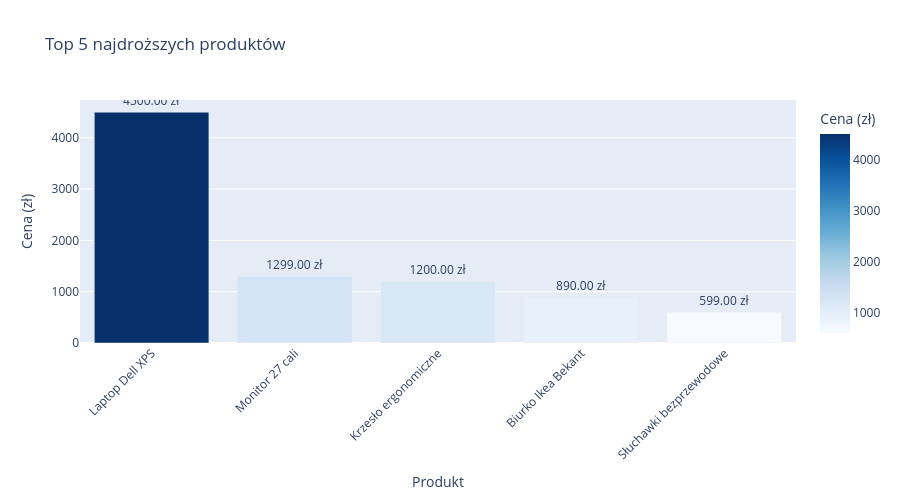

Notebook code cell kept with this figure:
### Markdown cell above
## 7. Wizualizacja w Plotly - Top 5 najdroższych produktów

Utworzymy **interaktywny wykres słupkowy** Plotly pokazujący 5 najdroższych produktów.

**Różnica vs matplotlib:**
- ✅ **Interaktywny** - hover pokazuje dokładne wartości
- ✅ Zoom, pan, save as PNG
- ✅ Ładniejszy domyślny styling
- ✅ Łatwo publikować (export do HTML)

### Code cell
# Sortuj po cenie i weź top 5
top5 = df.nlargest(5, 'cena')

# Utwórz wykres Plotly Express (najprostszy sposób)
fig = px.bar(
    top5,
    x='nazwa',
    y='cena',
    title='Top 5 najdroższych produktów',
    labels={'nazwa': 'Produkt', 'cena': 'Cena (zł)'},
    color='cena',                          # Kolor zależy od ceny
    color_continuous_scale='Blues',        # Paleta kolorów
    text='cena'                            # Pokaż wartości na słupkach
)

# Dostosuj wygląd
fig.update_traces(
    texttemplate='%{text:.2f} zł',         # Format tekstu na słupkach
    textposition='outside'                 # Tekst nad słupkami
)

fig.update_layout(
    xaxis_tickangle=-45,                   # Obróć etykiety
    height=500,
    hovermode='x'                          # Hover po najechaniu na X
)

# Wyświetl
fig.show()

# BONUS: Zapisz do HTML (interaktywny!)
# fig.write_html('top5_produkty.html')

### Figure 1 — Plotly figure (JSON) as saved in the notebook; plotly's stock layout.template omitted (floating-point values rounded to 4 significant figures)
{"data": [{"hovertemplate": "Produkt=%{x}<br>Cena (zł)=%{marker.color}<extra></extra>", "legendgroup": "", "marker": {"color": [4500.0, 1299.0, 1200.0, 890.0, 599.0], "coloraxis": "coloraxis", "pattern": {"shape": ""}}, "name": "", "orientation": "v", "showlegend": false, "text": [4500.0, 1299.0, 1200.0, 890.0, 599.0], "textposition": "outside", "texttemplate": "%{text:.2f} zł", "type": "bar", "x": ["Laptop Dell XPS", "Monitor 27 cali", "Krzesło ergonomiczne", "Biurko Ikea Bekant", "Słuchawki bezprzewodowe"], "xaxis": "x", "y": [4500.0, 1299.0, 1200.0, 890.0, 599.0], "yaxis": "y"}], "layout": {"barmode": "relative", "coloraxis": {"autocolorscale": false, "colorbar": {"title": {"text": "Cena (zł)"}}, "colorscale": [[0, "rgb(247,251,255)"], [0.125, "rgb(222,235,247)"], [0.25, "rgb(198,219,239)"], [0.375, "rgb(158,202,225)"], [0.5, "rgb(107,174,214)"], [0.625, "rgb(66,146,198)"], [0.75, "rgb(33,113,181)"], [0.875, "rgb(8,81,156)"], [1, "rgb(8,48,107)"]]}, "height": 500, "hovermode": "x", "legend": {"tracegroupgap": 0}, "title": {"text": "Top 5 najdroższych produktów"}, "xaxis": {"anchor": "y", "domain": [0, 1], "tickangle": -45, "title": {"text": "Produkt"}}, "yaxis": {"anchor": "x", "domain": [0, 1], "title": {"text": "Cena (zł)"}}}}
